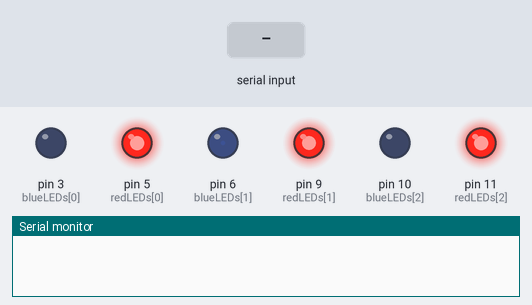
This sketch was run on a simulated Arduino Uno, built with avr-gcc and run on an emulated ATmega328P. Shown: output pins drawn as LEDs (lit = HIGH), the last lines printed to the serial monitor. Dashed ring = blinking. Inputs (shaded band) come from the test bench.

Above: at 1.2 s.
1.3 s: byte 30 received over Serial
At 1.35 s:
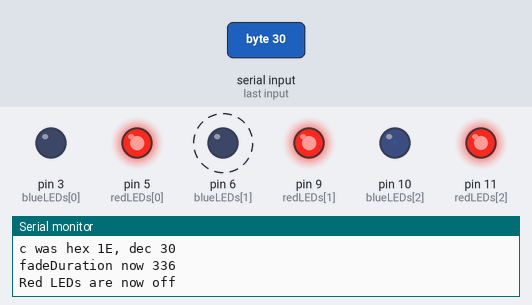
At 3.15 s:
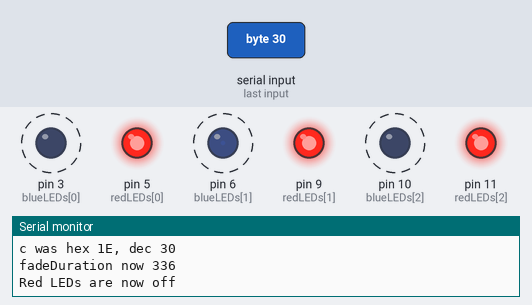
4.3 s: byte 90 received over Serial
Timing chart, 0 to 4.3 s (numbered marks = the images above; inputs shaded):
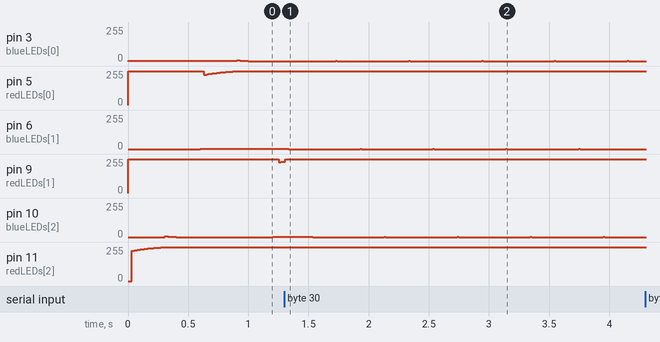

Measured:
- by itself, pin 3 (blueLEDs[0]), pin 6 (blueLEDs[1]), pin 10 (blueLEDs[2]): alternates 1/255 for 0.01 s and 0/255 for 0.59 s
- by itself, pin 9 (redLEDs[1]): repeats every 1.2 s: 255/255 0.59 s, 253/255 0.01 s, 254/255 0.01 s, 255/255 0.60 s, 254/255 0.01 s

The sketch:

FluxCapacitorCPUMeter.ino
```cpp
/*
  Flux Capacitor CPU Meter

 Reads from the serial port, flashing the LEDs blue based on CPU activity.
 Changes the LEDs to red in a low-memory condition.
 */

int redLEDs[3]  = { 5, 9, 11 };
int blueLEDs[3] = { 3, 6, 10 };

unsigned long sinceFadeStarted[3] = {0, 0, 0};              // Time when the fade started on the bright LEDs
unsigned long fadeDuration        = 1000;                   // Current fade duration in milliseconds, as computed from CPU time
int           brightLEDStep       =    0;                   // Index of the currently bright LED step
int           doRedLEDs           =    0;                   // True12 if we should light the red LEDs (low memory) instead of the blue LEDs

#define       FADE_OFFSET         (fadeDuration * 0.6)      // Delay between each LED step

// updateFadeStartTimes()
//  Updates the sinceFadeStarted() array based on the current step's start
//  time.  Most useful when the fade duration has changed.
void updateFadeStartTimes( void ) {
  int  prevStep = brightLEDStep;
  int  curStep  = prevStep - 1;

  for( int i=0; i < 2; i++ ) {
    if( curStep < 0 )
      curStep = 2;

    sinceFadeStarted[ curStep ] = sinceFadeStarted[ prevStep ] - FADE_OFFSET;

    prevStep = curStep--;
  }
}

// setup()
void setup() {
  // Initialize our PWM LED pins as outputs
  for( int i=0; i < 3; i++ ) {
    pinMode( redLEDs[i],  OUTPUT );
    pinMode( blueLEDs[i], OUTPUT );

    digitalWrite( redLEDs[  i ], 1 );                 // Turn off the red LEDs
    digitalWrite( blueLEDs[ i ], 0 );                 // Turn off the blue/green LEDs
  }

  // Set up the serial port
  Serial.begin( 9600 );

  // Initialize the fader
  sinceFadeStarted[0] = millis();
  updateFadeStartTimes();
}

// lightLEDs()
//  Sets the LED intensity via PWM.  0 turns them all the way off, and 1 turns them
//  all the way on.  The brightStep determines which of the three sets of LEDs we're
//  adjusting (the rest will be set to off), and doRedsOnly determines if we're
//   lighitng up as red or white.
void lightLEDs( int doRedsOnly, int brightStep, int pwm ) {
  if( doRedsOnly ) {
    // Red LEDs only
    analogWrite(  redLEDs[ brightStep ], pwm );                // Set the level on the red LEDs
    digitalWrite( blueLEDs[ brightStep ], LOW );               // Turn off the blue/green LEDs

  } else {
    // All LEDs for a white light
    //  The blue/green pins are connected through an N-channel transistor, so the PWM is inverted
    //  for them vs. the red pins.  Also, the red is much brighter, so we need to dim it.
    int  redPWM = constrain( (255 * .6666) + (pwm * .3333) + 1, 0, 255 );    // +1 is to make sure we hit 255 to turn off the LEDs
    analogWrite(  redLEDs[ brightStep ], redPWM );            // Need to dim it due to how bright the red is
    analogWrite( blueLEDs[ brightStep ], 255 - pwm );         // Need to invert due to transistor
  }
}

// fadeLEDs()
//  Compute the amount of fade for a given step from the current time.
void fadeLEDs( unsigned long now, int curStep ) {
  float          elapsed;                             // Elapsed time since the fade for brightLEDStep started
  int            pwm;                                 // PWM for the LED step
  float          progress, curved, scaled;

  // Compute the fade of the LEDs based on how long it's been since we started fading
  elapsed = now - sinceFadeStarted[ curStep ];

  if( (elapsed < 0) || (elapsed >= fadeDuration) ) {
    pwm = 255;    // 255 is full off (inverted due to common-cathode LEDs)
  } else {
    // Fade up quickly, then fade down slowly
    if( elapsed > fadeDuration * 0.3 ) {
      elapsed = fadeDuration - elapsed;
      progress = ((float)elapsed) / (((float)fadeDuration) * 0.7);
    } else {
      progress = ((float)elapsed) / (((float)fadeDuration) * 0.3);
    }

    curved = cos( progress * PI/2.0 );
    scaled = curved * 255.0;
    pwm    = constrain( (int)scaled, 0, 255 );
  }

  // Light the appropriate LEDs
  lightLEDs( doRedLEDs, curStep, pwm );
}

// Check for input on the serial port
//  Data is a single byte.  The high bit determines if we're showing the red LEDs (true) or
//  the blue (false).  The remaining bits are the fade duration, which ranges from 100 to
//  1100 ms.  We read all waiting data from the serial port, but use only the last byte.
void serialEvent() {
  char  c;

  while( Serial.available() )
       c = Serial.read();

  doRedLEDs = c & 0x80;
  Serial.print( "c was hex " );
  Serial.print( c, HEX );
  Serial.print( ", dec " );
  Serial.println( c, DEC );

  char  durPart = c & ~0x80;              // Strip off the high bit (red on/off)
  float percent = ((float)(durPart)) / 127.0;    // Convert to a percentage

  fadeDuration = (unsigned long)(percent * 1000.0) + 100;  // Range is 100-1100 ms
  updateFadeStartTimes();

  Serial.print( "fadeDuration now " );
  Serial.println( fadeDuration );
  Serial.print( "Red LEDs are now " );
  Serial.println( doRedLEDs ? "on" : "off" );
}

void loop() {
  unsigned long  now = millis();

  for( int i=0; i < 3; i++ ) {
    fadeLEDs( now, i );
  }

  if( (now - sinceFadeStarted[ brightLEDStep ]) >= FADE_OFFSET ) {
    // Finished fading; move on to the next LED step
    if( ++brightLEDStep > 2 )
      brightLEDStep = 0;

    sinceFadeStarted[ brightLEDStep ] = millis();
    updateFadeStartTimes();
  }
}
```
